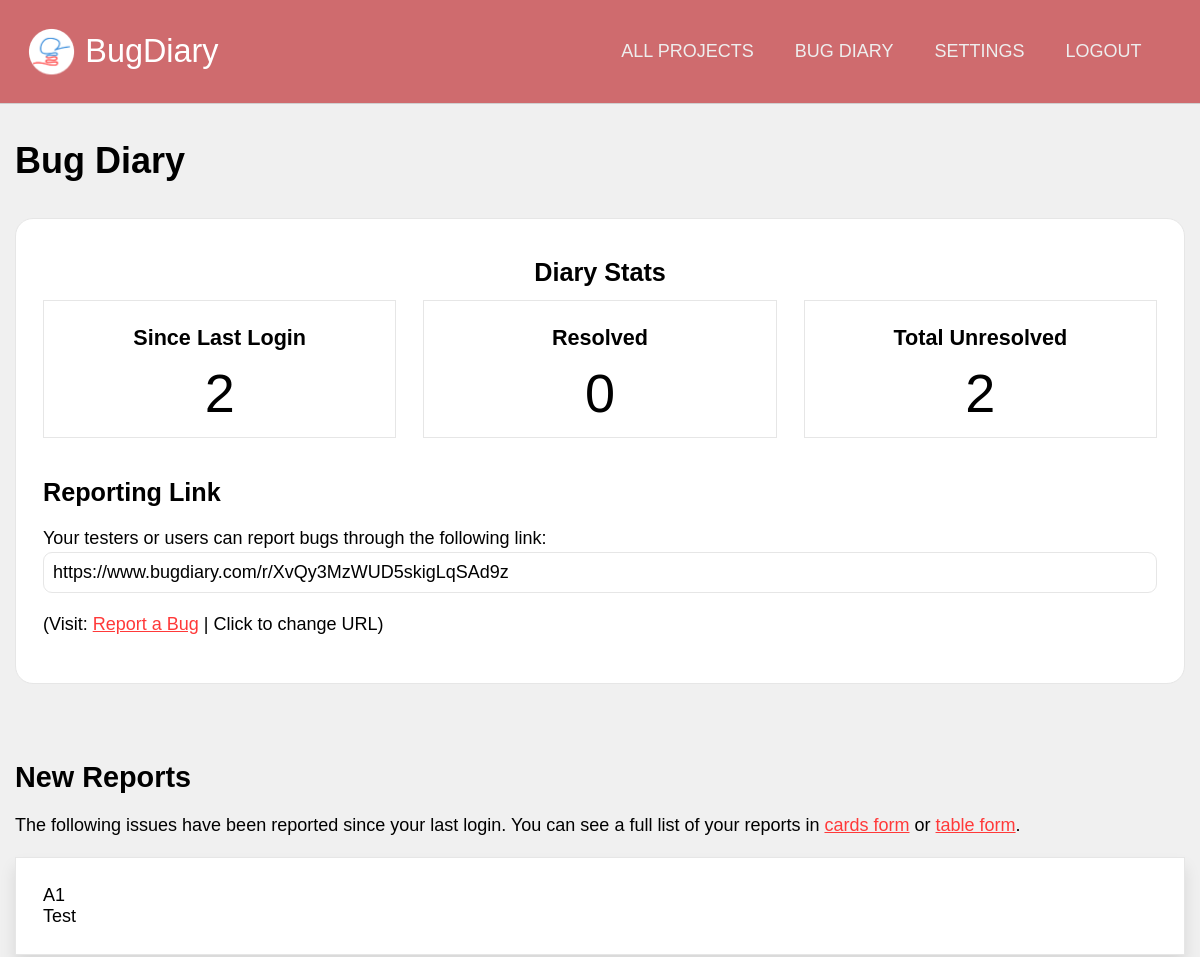
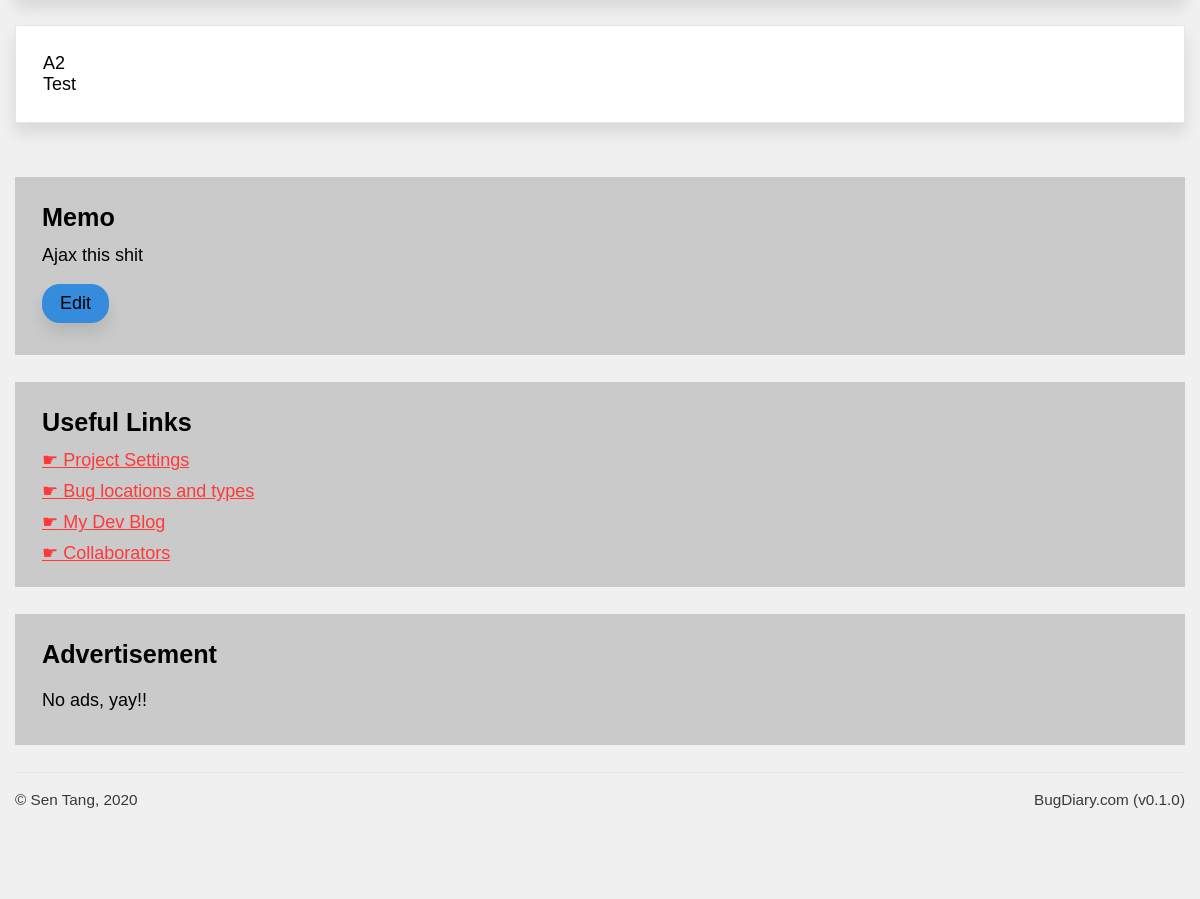
/projects/view/XvQy3MzWUD5skigLqSAd9z (signed in), run on the app's committed database (2 pictures, top to bottom).
### application/models.py (models this page shows, shortened)
class Projects(db.Model):
    id  = db.Column(db.Integer, primary_key = True, nullable = False)
    url = db.Column(db.String(22), index = True, unique = True, nullable = False)
    name = db.Column(db.String(100), nullable = False)
    description = db.Column(db.Text, nullable = False)
    creation_date = db.Column(db.DateTime, index = True, nullable = False)
    expiry_date = db.Column(db.DateTime, index = True, nullable = False)
    status = db.Column(db.String(10), nullable = False)
    access_code = db.Column(db.String(50), nullable = True)
    last_activity = db.Column(db.DateTime(), default = dt.datetime.now())
    owner = db.Column(db.Integer, db.ForeignKey('users.id')) #linked
    bugs = db.relationship('Bugs', backref = 'containing_project', cascade = "all,delete")
    locations = db.relationship('Project_bug_locations', backref = 'locations_in', cascade = "all,delete")
    types = db.relationship('Project_bug_types', backref = 'types_in', cascade = "all,delete")
    settings = db.relationship('Project_settings', backref = 'settings_for', cascade = "all,delete", uselist = False)
    blog_posts = db.relationship('Blog_posts', backref= 'post_target', cascade = "all,delete")

class Bugs(db.Model):
    id = db.Column(db.Integer, primary_key = True)
    ref_id = db.Column(db.Integer)
    details = db.Column(db.Text)
    author = db.Column(db.String(100))
    author_email = db.Column(db.String(100))
    status = db.Column(db.String(20))
    version = db.Column(db.String(20), index = True)
    report_date = db.Column(db.DateTime, index = True, default = dt.datetime.now())
    resolve_date = db.Column(db.DateTime, default = None)
    project = db.Column(db.Integer, db.ForeignKey('projects.id')) #linked
    bug_location = db.Column(db.Integer, db.ForeignKey('project_bug_locations.id')) #linked
    bug_type = db.Column(db.Integer, db.ForeignKey('project_bug_types.id')) #linked
    comments = db.relationship('Bug_comments', backref = "comment_target")

### application/projects/views.py (the view)
@projects.route('/view/<string:project_url>')
@login_required
def dashboard(project_url):
    target_project = Projects.query.filter_by(url = project_url).first()
    since_last_login = Bugs.query.filter_by(project = target_project.id).filter(Bugs.report_date > current_user.last_login).filter_by(status = "PENDING").count()
    resolved = Bugs.query.filter_by(project = target_project.id).filter_by(status = "RESOLVED").count()
    unresolved = Bugs.query.filter_by(project = target_project.id).filter_by(status = "PENDING").count()
    if target_project == None:
        flash("Sorry, the Bug Diary you were trying to access could not be found. It might have expired or you might have entered a typo.")
        return redirect(url_for('users.dashboard'))
    return render_template('dashboard.html', project = target_project, since_last_login = since_last_login, resolved = resolved, unresolved = unresolved)

### application/models.py (called while the page is built)
@login_manager.user_loader
def load_user(user_id):
    return Users.query.get(user_id)

### application/projects/templates/projects/dashboard.html (shortened to what this page needs)
{% extends 'confined.html' %}
{% block custom_nav %}
<a href="{{ url_for('users.dashboard') }}">All projects</a>
<a href="{{ url_for('projects.dashboard', project_url = project.url) }}">{{project.name}}</a>
<a href="{{ url_for('projects.settings', project_url = project.url) }}">Settings</a>
<a href="{{ url_for('users.logout') }}">Logout</a>
{% endblock %}
{% import 'macros.html' as macros %}
{% block main %}
<h1>{{ project.name }}</h1>
<div class="main-aside">
    <main>
        <div class="block lined rounded text-centered bg-white">
            <h3>Diary Stats</h3>
            <div class="block-comparison-3">
                <div class="comp1 text-centered lined bg-white">
                    <h4>Since Last Login</h4>
                    <span class="bignum">{{ since_last_login }}</span>
                </div>
                <div class="comp2 text-centered lined bg-white">
                    <h4>Resolved</h4>
                    <span class="bignum">{{ resolved }}</span>
                </div>
                <div class="comp3 text-centered lined bg-white">
                    <h4>Total Unresolved</h4>
                    <span class="bignum">{{ unresolved }}</span>
                </div>
            </div>
            <div style="text-align: left">
                <h3>Reporting Link</h3>
                <p>
                    Your testers or users can report bugs through the following link:
                    <input type="text" readonly value="https://www.bugdiary.com/r/{{ project.url }}">
                    (Visit: <a href="{{ url_for('core.redirect_to', project_url = project.url )}}">Report a Bug</a> | <a onclick="toggleElement('change_url')">Click to change URL</a>)
                </p>
            </div>
        </div>
        <div class="spacer-small"></div>
        <h2>New Reports</h2>
        <p>
            The following issues have been reported since your last login. You can see a full list of your reports in <a href="">cards form</a> or <a href="">table form</a>.
        </p>
        {% for bug in project.bugs %}
            <div class="bg-white lined shadowed block">
                A{{ bug.ref_id }} <br>
                {{ bug.details }}
            </div>
        {% endfor %}
    </main>
    <aside>
        <div class="sidebar-block bg-gray">
            <h3>Memo</h3>
            Ajax this shit
            <br>
            <a class="button-secondary rounded shadowed">Edit</a>
        </div>
        <div class="sidebar-block bg-gray">
            <h3>Useful Links</h3>
            <a href="{{ url_for('projects.settings', project_url = project.url) }}" class="navigation">Project Settings</a>
            <a href="{{ url_for('projects.location_and_type', project_url = project.url) }}" class="navigation">Bug locations and types</a>
            <a href="{{ url_for('projects.blog', project_url = project.url) }}" class="navigation">My Dev Blog</a>
            <a href="{{ url_for('projects.collaborators', project_url = project.url) }}" class="navigation">Collaborators</a>
        </div>
        {{ macros.ad(medium) }}
    </aside>
</div>
{% endblock %}

### application/static/css/unilay5.css (style rules this page uses)
body { font-size: 18px; font-family: sans-serif; color: #000; margin: 0; padding: 0; background-color: #f0f0f0; }
header nav a, header #navigation a { text-transform: uppercase; display: inline-block; color: #eeeeee; text-decoration: none; padding: 0 1em; font-family: "Trebuchet MS", Helvetica, sans-serif; }
p { line-height: 150%; }
main a.button-secondary, main a.button-primary { padding: 0.5em 1em; text-decoration: none; margin: 1em auto; display: inline-block; text-align: center; }
main a.button-secondary { background-color: #358bdc; color: #000; }
a:link, a:visited { color: #ff3939; }
a.navigation { display: block; margin: 0.5em 0; }
a.navigation:before { content: "☛ "; }
h2, h3, h4, h5 { margin: 0.5em 0; }
h1 { color: inherit; font-size: 2em; margin: 1em 0; }
h2 { color: inherit; font-size: 1.6em; }
h3 { color: inherit; font-size: 1.4em; }
h4 { color: inherit; font-size: 1.2em; }
.block { padding: 1.5em; margin-bottom: 1.5em; }
.sidebar-block { padding: 0.75em 1.5em; margin-bottom: 1.5em; }
.block-comparison-3 { display: grid; grid-template-areas: "comp1 comp2 comp3"; grid-template-columns: 1fr 1fr 1fr; grid-gap: 1.5em; }
.block-comparison-3 .comp1 { grid-area: comp1; }
.block-comparison-3 .comp2 { grid-area: comp2; }
.block-comparison-3 .comp3 { grid-area: comp3; }
.block-comparison-3 .comp1, .block-comparison-3 .comp2, .block-comparison-3 .comp3 { padding: 0.75em; margin-bottom: 1.5em; }
.aside-main, .main-aside { display: grid; grid-gap: 1.5em; }
.aside-main main, .main-aside main { grid-area: main; }
.aside-main aside, .main-aside aside { grid-area: aside; }
.main-aside { grid-template-areas: "main aside"; grid-template-columns: auto 400px; }
@media screen and (max-width: 1200px) { .main-aside, .aside-main { grid-template-areas: "main" "aside"; grid-template-columns: auto; grid-template-rows: auto auto; } }
.spacer-small { padding-bottom: 2em; }
.lined { border: 1px solid #e6e6e6; }
.rounded { border-radius: 1em 1em 1em 1em; -moz-border-radius: 1em 1em 1em 1em; -webkit-border-radius: 1em 1em 1em 1em; }
.shadowed { -webkit-box-shadow: 0px 10px 15px 0px rgba(0, 0, 0, 0.1); -moz-box-shadow: 0px 10px 15px 0px rgba(0, 0, 0, 0.1); box-shadow: 0px 10px 15px 0px rgba(0, 0, 0, 0.1); }
.text-centered { text-align: center; }
.bg-white { background-color: #fff; }
.bg-gray { background-color: #cacaca; }
input[type=text], input[type=number], input[type=submit], input[type=password], select, textarea, .button-styled { font-size: 1em; padding: 0.5em; -webkit-appearance: none; -moz-appearance: none; appearance: none; width: 100%; border: 1px solid; font-family: inherit; margin-bottom: 1em; border-color: #e6e6e6; -webkit-box-sizing: border-box; -moz-box-sizing: border-box; box-sizing: border-box; border-radius: 0.5em 0.5em 0.5em 0.5em; -moz-border-radius: 0.5em 0.5em 0.5em 0.5em; -webkit-border-radius: 0.5em 0.5em 0.5em 0.5em; }
.button-secondary { background-color: #358bdc; color: #000; }

### application/static/css/custom.css (style rules this page uses)
.bignum { font-size: 3em; }

### data on the page
Projects: name "BUG DIARY", name "Bug Diary", url "https://www.bugdiary.com/r/XvQy3MzWUD5skigLqSAd9z"
Bugs: ref_id "1", details "Test"
Bugs: ref_id "2", details "Test"

### other printed values
{{ since_last_login }} "2"
{{ resolved }} "0"
{{ unresolved }} "2"
{{ version }} "0.1.0"
